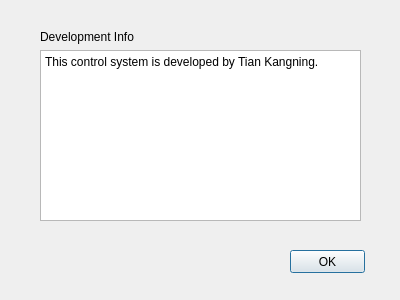
<?xml version="1.0" encoding="UTF-8"?>
<ui version="4.0">
 <class>AboutDlg</class>
 <widget class="QDialog" name="AboutDlg">
  <property name="geometry">
   <rect>
    <x>0</x>
    <y>0</y>
    <width>400</width>
    <height>300</height>
   </rect>
  </property>
  <property name="windowTitle">
   <string>Dialog</string>
  </property>
  <widget class="QWidget" name="verticalLayoutWidget">
   <property name="geometry">
    <rect>
     <x>40</x>
     <y>30</y>
     <width>321</width>
     <height>191</height>
    </rect>
   </property>
   <layout class="QVBoxLayout" name="verticalLayout">
    <item>
     <widget class="QLabel" name="label">
      <property name="text">
       <string>Development Info</string>
      </property>
     </widget>
    </item>
    <item>
     <widget class="QTextBrowser" name="textBrowser">
      <property name="html">
       <string>&lt;!DOCTYPE HTML PUBLIC &quot;-//W3C//DTD HTML 4.0//EN&quot; &quot;http://www.w3.org/TR/REC-html40/strict.dtd&quot;&gt;
&lt;html&gt;&lt;head&gt;&lt;meta name=&quot;qrichtext&quot; content=&quot;1&quot; /&gt;&lt;style type=&quot;text/css&quot;&gt;
p, li { white-space: pre-wrap; }
&lt;/style&gt;&lt;/head&gt;&lt;body style=&quot; font-family:'SimSun'; font-size:9pt; font-weight:400; font-style:normal;&quot;&gt;
&lt;p style=&quot; margin-top:0px; margin-bottom:0px; margin-left:0px; margin-right:0px; -qt-block-indent:0; text-indent:0px;&quot;&gt;&lt;span style=&quot; font-family:'Sans Serif';&quot;&gt;This control system is developed by Tian Kangning.&lt;/span&gt;&lt;/p&gt;&lt;/body&gt;&lt;/html&gt;</string>
      </property>
     </widget>
    </item>
   </layout>
  </widget>
  <widget class="QPushButton" name="BTN_OK">
   <property name="geometry">
    <rect>
     <x>290</x>
     <y>250</y>
     <width>75</width>
     <height>23</height>
    </rect>
   </property>
   <property name="text">
    <string>OK</string>
   </property>
  </widget>
 </widget>
 <resources/>
 <connections/>
</ui>
